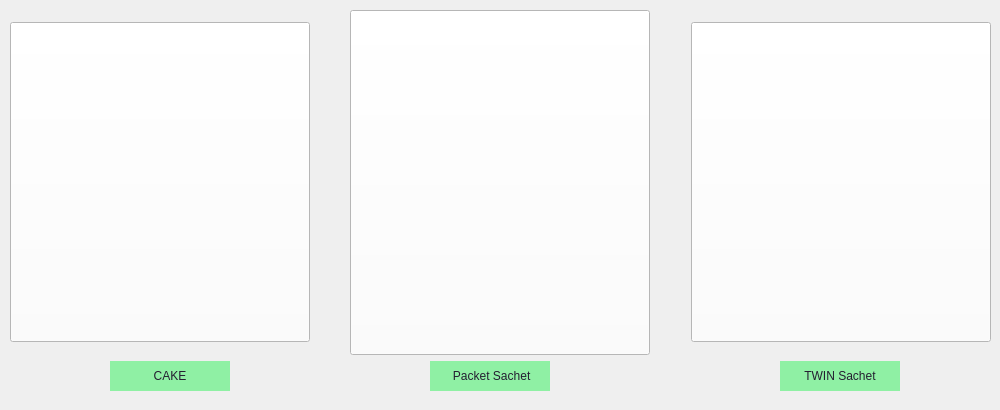
      <widget class="QWidget" name="Tab_1">
       <attribute name="title">
        <string>Veg</string>
       </attribute>
       <widget class="QWidget" name="verticalLayoutWidget_2">
        <property name="geometry">
         <rect>
          <x>0</x>
          <y>0</y>
          <width>991</width>
          <height>401</height>
         </rect>
        </property>
        <layout class="QVBoxLayout" name="verticalLayout_2">
         <property name="leftMargin">
          <number>10</number>
         </property>
         <property name="topMargin">
          <number>10</number>
         </property>
         <property name="bottomMargin">
          <number>10</number>
         </property>
         <item>
          <layout class="QHBoxLayout" name="horizontalLayout_7" stretch="0,0,0,0,0">
           <property name="spacing">
            <number>7</number>
           </property>
           <property name="sizeConstraint">
            <enum>QLayout::SetDefaultConstraint</enum>
           </property>
           <property name="leftMargin">
            <number>0</number>
           </property>
           <property name="rightMargin">
            <number>0</number>
           </property>
           <item alignment="Qt::AlignLeft|Qt::AlignVCenter">
            <widget class="QPushButton" name="cake_btn">
             <property name="sizePolicy">
              <sizepolicy hsizetype="Minimum" vsizetype="Fixed">
               <horstretch>0</horstretch>
               <verstretch>0</verstretch>
              </sizepolicy>
             </property>
             <property name="minimumSize">
              <size>
               <width>300</width>
               <height>320</height>
              </size>
             </property>
             <property name="maximumSize">
              <size>
               <width>16777215</width>
               <height>16777214</height>
              </size>
             </property>
             <property name="cursor">
              <cursorShape>PointingHandCursor</cursorShape>
             </property>
             <property name="styleSheet">
              <string notr="true">background-color: rgb(255, 255, 255);</string>
             </property>
             <property name="text">
              <string/>
             </property>
             <property name="icon">
              <iconset>
               <normaloff>../.designer/.designer/backup/wai-wai-Chicken-.jpg</normaloff>
               <normalon>../.designer/.designer/backup/wai-wai-Chicken-.jpg</normalon>../.designer/.designer/backup/wai-wai-Chicken-.jpg</iconset>
             </property>
             <property name="iconSize">
              <size>
               <width>240</width>
               <height>200</height>
              </size>
             </property>
             <property name="picture" stdset="0">
              <pixmap>../.designer/.designer/backup/Search_Icon.png</pixmap>
             </property>
            </widget>
           </item>
           <item>
            <spacer name="horizontalSpacer_4">
             <property name="orientation">
              <enum>Qt::Horizontal</enum>
             </property>
             <property name="sizeHint" stdset="0">
              <size>
               <width>40</width>
               <height>20</height>
              </size>
             </property>
            </spacer>
           </item>
           <item>
            <widget class="QPushButton" name="packet_btn">
             <property name="sizePolicy">
              <sizepolicy hsizetype="Minimum" vsizetype="Fixed">
               <horstretch>0</horstretch>
               <verstretch>0</verstretch>
              </sizepolicy>
             </property>
             <property name="minimumSize">
              <size>
               <width>300</width>
               <height>320</height>
              </size>
             </property>
             <property name="maximumSize">
              <size>
               <width>16777215</width>
               <height>16777214</height>
              </size>
             </property>
             <property name="cursor">
              <cursorShape>PointingHandCursor</cursorShape>
             </property>
             <property name="styleSheet">
              <string notr="true">background-color: rgb(255, 255, 255);</string>
             </property>
             <property name="text">
              <string/>
             </property>
             <property name="icon">
              <iconset>
               <normaloff>../.designer/.designer/backup/wai-wai-Chicken-.jpg</normaloff>
               <normalon>../.designer/.designer/backup/wai-wai-Chicken-.jpg</normalon>../.designer/.designer/backup/wai-wai-Chicken-.jpg</iconset>
             </property>
             <property name="iconSize">
              <size>
               <width>228</width>
               <height>195</height>
              </size>
             </property>
             <property name="picture" stdset="0">
              <pixmap>../.designer/.designer/backup/Search_Icon.png</pixmap>
             </property>
            </widget>
           </item>
           <item>
            <spacer name="horizontalSpacer_5">
             <property name="orientation">
              <enum>Qt::Horizontal</enum>
             </property>
             <property name="sizeHint" stdset="0">
              <size>
               <width>40</width>
               <height>20</height>
              </size>
             </property>
            </spacer>
           </item>
           <item alignment="Qt::AlignRight|Qt::AlignVCenter">
            <widget class="QPushButton" name="twin_btn">
             <property name="sizePolicy">
              <sizepolicy hsizetype="Minimum" vsizetype="Fixed">
               <horstretch>0</horstretch>
               <verstretch>0</verstretch>
              </sizepolicy>
             </property>
             <property name="minimumSize">
              <size>
               <width>300</width>
               <height>320</height>
              </size>
             </property>
             <property name="maximumSize">
              <size>
               <width>16777215</width>
               <height>16777214</height>
              </size>
             </property>
             <property name="cursor">
              <cursorShape>PointingHandCursor</cursorShape>
             </property>
             <property name="mouseTracking">
              <bool>true</bool>
             </property>
             <property name="styleSheet">
              <string notr="true">background-color: rgb(255, 255, 255);</string>
             </property>
             <property name="text">
              <string/>
             </property>
             <property name="icon">
              <iconset>
               <normaloff>../.designer/.designer/backup/wai-wai-Chicken-.jpg</normaloff>
               <normalon>../.designer/.designer/backup/wai-wai-Chicken-.jpg</normalon>../.designer/.designer/backup/wai-wai-Chicken-.jpg</iconset>
             </property>
             <property name="iconSize">
              <size>
               <width>228</width>
               <height>195</height>
              </size>
             </property>
             <property name="picture" stdset="0">
              <pixmap>../.designer/.designer/backup/Search_Icon.png</pixmap>
             </property>
            </widget>
           </item>
          </layout>
         </item>
         <item>
          <layout class="QHBoxLayout" name="horizontalLayout_8">
           <property name="spacing">
            <number>0</number>
           </property>
           <property name="leftMargin">
            <number>0</number>
           </property>
           <property name="topMargin">
            <number>0</number>
           </property>
           <property name="bottomMargin">
            <number>0</number>
           </property>
           <item>
            <spacer name="horizontalSpacer_15">
             <property name="orientation">
              <enum>Qt::Horizontal</enum>
             </property>
             <property name="sizeType">
              <enum>QSizePolicy::Maximum</enum>
             </property>
             <property name="sizeHint" stdset="0">
              <size>
               <width>100</width>
               <height>20</height>
              </size>
             </property>
            </spacer>
           </item>
           <item>
            <widget class="QLabel" name="cake">
             <property name="sizePolicy">
              <sizepolicy hsizetype="Preferred" vsizetype="Preferred">
               <horstretch>1</horstretch>
               <verstretch>0</verstretch>
              </sizepolicy>
             </property>
             <property name="minimumSize">
              <size>
               <width>0</width>
               <height>0</height>
              </size>
             </property>
             <property name="maximumSize">
              <size>
               <width>120</width>
               <height>30</height>
              </size>
             </property>
             <property name="accessibleDescription">
              <string notr="true"/>
             </property>
             <property name="styleSheet">
              <string notr="true">color: rgb(36, 31, 49);
background-color: rgb(143, 240, 164)</string>
             </property>
             <property name="text">
              <string>CAKE</string>
             </property>
             <property name="scaledContents">
              <bool>false</bool>
             </property>
             <property name="alignment">
              <set>Qt::AlignCenter</set>
             </property>
             <property name="wordWrap">
              <bool>false</bool>
             </property>
            </widget>
           </item>
           <item>
            <spacer name="horizontalSpacer_16">
             <property name="orientation">
              <enum>Qt::Horizontal</enum>
             </property>
             <property name="sizeHint" stdset="0">
              <size>
               <width>51</width>
               <height>20</height>
              </size>
             </property>
            </spacer>
           </item>
           <item>
            <widget class="QLabel" name="packet">
             <property name="sizePolicy">
              <sizepolicy hsizetype="Preferred" vsizetype="Preferred">
               <horstretch>1</horstretch>
               <verstretch>0</verstretch>
              </sizepolicy>
             </property>
             <property name="minimumSize">
              <size>
               <width>6</width>
               <height>0</height>
              </size>
             </property>
             <property name="maximumSize">
              <size>
               <width>120</width>
               <height>30</height>
              </size>
             </property>
             <property name="styleSheet">
              <string notr="true">background-color: rgb(143, 240, 164);
color: rgb(36, 31, 49);</string>
             </property>
             <property name="text">
              <string> Packet Sachet</string>
             </property>
             <property name="alignment">
              <set>Qt::AlignCenter</set>
             </property>
            </widget>
           </item>
           <item>
            <spacer name="horizontalSpacer_17">
             <property name="orientation">
              <enum>Qt::Horizontal</enum>
             </property>
             <property name="sizeType">
              <enum>QSizePolicy::Maximum</enum>
             </property>
             <property name="sizeHint" stdset="0">
              <size>
               <width>230</width>
               <height>20</height>
              </size>
             </property>
            </spacer>
           </item>
           <item>
            <widget class="QLabel" name="twin_sachet">
             <property name="sizePolicy">
              <sizepolicy hsizetype="Preferred" vsizetype="Preferred">
               <horstretch>1</horstretch>
               <verstretch>0</verstretch>
              </sizepolicy>
             </property>
             <property name="maximumSize">
              <size>
               <width>120</width>
               <height>30</height>
              </size>
             </property>
             <property name="styleSheet">
              <string notr="true">background-color: rgb(143, 240, 164);
color: rgb(36, 31, 49);</string>
             </property>
             <property name="text">
              <string>TWIN Sachet</string>
             </property>
             <property name="alignment">
              <set>Qt::AlignCenter</set>
             </property>
            </widget>
           </item>
           <item>
            <spacer name="horizontalSpacer_18">
             <property name="orientation">
              <enum>Qt::Horizontal</enum>
             </property>
             <property name="sizeType">
              <enum>QSizePolicy::Maximum</enum>
             </property>
             <property name="sizeHint" stdset="0">
              <size>
               <width>91</width>
               <height>20</height>
              </size>
             </property>
            </spacer>
           </item>
          </layout>
         </item>
        </layout>
       </widget>
      </widget>
